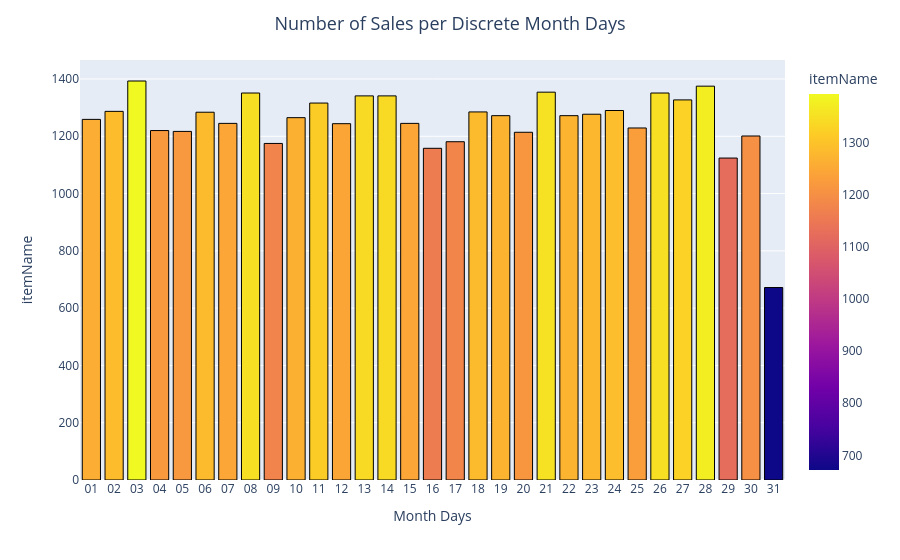

The code cell stored with this chart in its notebook:
### Markdown cell above
## Number of Sales per Discrete Month Days

### Code cell
month_day = data.groupby(data['Date'].dt.strftime('%d'))['itemName'].count()
fig = px.bar(month_day, x=month_day.index, y=month_day, color=month_day,
             labels={'y': 'Number of Sales',
                     'Date': 'Month Days'})
fig.update_layout(title_text='Number of Sales per Discrete Month Days',
                  title_x=0.5, title_font=dict(size=18))
fig.update_traces(marker=dict(line=dict(color='#000000', width=1)))
fig.show()

### Figure 1 — Plotly figure (JSON) as saved in the notebook; plotly's stock layout.template omitted (floating-point values rounded to 4 significant figures)
{"data": [{"hovertemplate": "Month Days=%{x}<br>itemName=%{marker.color}<extra></extra>", "legendgroup": "", "marker": {"color": [1259, 1287, 1393, 1220, 1217, 1284, 1245, 1351, 1175, 1265, 1316, 1244, 1341, 1341, 1245, 1158, 1181, 1285, 1272, 1214, 1354, 1272, 1277, 1290, 1229, 1351, 1327, 1375, 1124, 1201, 672], "coloraxis": "coloraxis", "line": {"color": "#000000", "width": 1}, "pattern": {"shape": ""}}, "name": "", "orientation": "v", "showlegend": false, "textposition": "auto", "type": "bar", "x": ["01", "02", "03", "04", "05", "06", "07", "08", "09", "10", "11", "12", "13", "14", "15", "16", "17", "18", "19", "20", "21", "22", "23", "24", "25", "26", "27", "28", "29", "30", "31"], "xaxis": "x", "y": [1259, 1287, 1393, 1220, 1217, 1284, 1245, 1351, 1175, 1265, 1316, 1244, 1341, 1341, 1245, 1158, 1181, 1285, 1272, 1214, 1354, 1272, 1277, 1290, 1229, 1351, 1327, 1375, 1124, 1201, 672], "yaxis": "y"}], "layout": {"barmode": "relative", "coloraxis": {"colorbar": {"title": {"text": "itemName"}}, "colorscale": [[0, "#0d0887"], [0.1111, "#46039f"], [0.2222, "#7201a8"], [0.3333, "#9c179e"], [0.4444, "#bd3786"], [0.5556, "#d8576b"], [0.6667, "#ed7953"], [0.7778, "#fb9f3a"], [0.8889, "#fdca26"], [1, "#f0f921"]]}, "legend": {"tracegroupgap": 0}, "margin": {"t": 60}, "title": {"font": {"size": 18}, "text": "Number of Sales per Discrete Month Days", "x": 0.5}, "xaxis": {"anchor": "y", "domain": [0, 1], "title": {"text": "Month Days"}}, "yaxis": {"anchor": "x", "domain": [0, 1], "title": {"text": "itemName"}}}}
